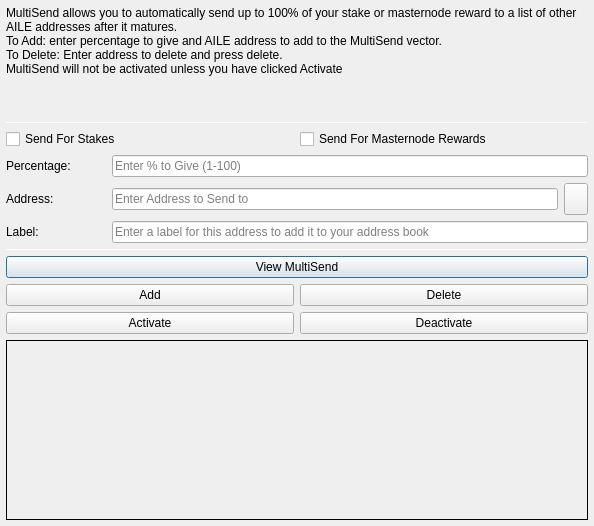
<?xml version="1.0" encoding="UTF-8"?>
<ui version="4.0">
 <class>MultiSendDialog</class>
 <widget class="QDialog" name="MultiSendDialog">
  <property name="windowModality">
   <enum>Qt::NonModal</enum>
  </property>
  <property name="geometry">
   <rect>
    <x>0</x>
    <y>0</y>
    <width>594</width>
    <height>526</height>
   </rect>
  </property>
  <property name="windowTitle">
   <string>MultiSend</string>
  </property>
  <layout class="QVBoxLayout" name="verticalLayout" stretch="0">
   <property name="leftMargin">
    <number>6</number>
   </property>
   <property name="topMargin">
    <number>6</number>
   </property>
   <property name="rightMargin">
    <number>6</number>
   </property>
   <property name="bottomMargin">
    <number>6</number>
   </property>
   <item>
    <layout class="QVBoxLayout" name="verticalLayout_Main" stretch="1,1,1,0,1,1,1">
     <item>
      <widget class="QLabel" name="label_2">
       <property name="lineWidth">
        <number>1</number>
       </property>
       <property name="text">
        <string>MultiSend allows you to automatically send up to 100% of your stake or masternode reward to a list of other AILE addresses after it matures.
To Add: enter percentage to give and AILE address to add to the MultiSend vector.
To Delete: Enter address to delete and press delete.
MultiSend will not be activated unless you have clicked Activate</string>
       </property>
       <property name="alignment">
        <set>Qt::AlignLeading|Qt::AlignLeft|Qt::AlignTop</set>
       </property>
       <property name="wordWrap">
        <bool>true</bool>
       </property>
      </widget>
     </item>
     <item>
      <widget class="Line" name="line">
       <property name="minimumSize">
        <size>
         <width>0</width>
         <height>1</height>
        </size>
       </property>
       <property name="maximumSize">
        <size>
         <width>16777215</width>
         <height>1</height>
        </size>
       </property>
       <property name="orientation">
        <enum>Qt::Horizontal</enum>
       </property>
      </widget>
     </item>
     <item>
      <layout class="QVBoxLayout" name="verticalLayout_Settings">
       <item>
        <layout class="QHBoxLayout" name="horizontalLayout">
         <item>
          <widget class="QCheckBox" name="multiSendStakeCheckBox">
           <property name="text">
            <string>Send For Stakes</string>
           </property>
          </widget>
         </item>
         <item>
          <widget class="QCheckBox" name="multiSendMasternodeCheckBox">
           <property name="text">
            <string>Send For Masternode Rewards</string>
           </property>
          </widget>
         </item>
        </layout>
       </item>
       <item>
        <layout class="QHBoxLayout" name="horizontalLayout_6">
         <item>
          <widget class="QLabel" name="label">
           <property name="minimumSize">
            <size>
             <width>100</width>
             <height>0</height>
            </size>
           </property>
           <property name="toolTip">
            <string>Percentage of stake to send</string>
           </property>
           <property name="text">
            <string>Percentage:</string>
           </property>
          </widget>
         </item>
         <item>
          <widget class="QLineEdit" name="multiSendPercentEdit">
           <property name="toolTip">
            <string>Enter whole numbers 1 - 100</string>
           </property>
           <property name="placeholderText">
            <string>Enter % to Give (1-100)</string>
           </property>
          </widget>
         </item>
        </layout>
       </item>
       <item>
        <layout class="QHBoxLayout" name="horizontalLayout_7">
         <item>
          <widget class="QLabel" name="label_5">
           <property name="minimumSize">
            <size>
             <width>100</width>
             <height>0</height>
            </size>
           </property>
           <property name="toolTip">
            <string>Address to send portion of stake to</string>
           </property>
           <property name="text">
            <string>Address:</string>
           </property>
          </widget>
         </item>
         <item>
          <widget class="QLineEdit" name="multiSendAddressEdit">
           <property name="toolTip">
            <string/>
           </property>
           <property name="placeholderText">
            <string>Enter Address to Send to</string>
           </property>
          </widget>
         </item>
         <item>
          <widget class="QToolButton" name="addressBookButton">
           <property name="maximumSize">
            <size>
             <width>16777215</width>
             <height>32</height>
            </size>
           </property>
           <property name="toolTip">
            <string>Choose an address from the address book</string>
           </property>
           <property name="text">
            <string/>
           </property>
           <property name="icon">
            <iconset resource="../ailecoin.qrc">
             <normaloff>:/icons/address-book</normaloff>:/icons/address-book</iconset>
           </property>
           <property name="shortcut">
            <string>Alt+A</string>
           </property>
          </widget>
         </item>
        </layout>
       </item>
      </layout>
     </item>
     <item>
      <layout class="QHBoxLayout" name="horizontalLayout_3">
       <item>
        <widget class="QLabel" name="label_3">
         <property name="minimumSize">
          <size>
           <width>100</width>
           <height>0</height>
          </size>
         </property>
         <property name="text">
          <string>Label:</string>
         </property>
        </widget>
       </item>
       <item>
        <widget class="QLineEdit" name="labelAddressLabelEdit">
         <property name="placeholderText">
          <string>Enter a label for this address to add it to your address book</string>
         </property>
        </widget>
       </item>
      </layout>
     </item>
     <item>
      <widget class="Line" name="line_2">
       <property name="minimumSize">
        <size>
         <width>0</width>
         <height>1</height>
        </size>
       </property>
       <property name="maximumSize">
        <size>
         <width>16777215</width>
         <height>1</height>
        </size>
       </property>
       <property name="orientation">
        <enum>Qt::Horizontal</enum>
       </property>
      </widget>
     </item>
     <item>
      <layout class="QVBoxLayout" name="verticalLayout_Buttons">
       <item>
        <layout class="QHBoxLayout" name="horizontalLayout_4">
         <item>
          <widget class="QPushButton" name="viewButton">
           <property name="toolTip">
            <string/>
           </property>
           <property name="statusTip">
            <string>View MultiSend Vector</string>
           </property>
           <property name="text">
            <string>View MultiSend</string>
           </property>
          </widget>
         </item>
        </layout>
       </item>
       <item>
        <layout class="QHBoxLayout" name="horizontalLayout_2">
         <item>
          <widget class="QPushButton" name="addButton">
           <property name="toolTip">
            <string/>
           </property>
           <property name="statusTip">
            <string>Add to MultiSend Vector</string>
           </property>
           <property name="text">
            <string>Add</string>
           </property>
          </widget>
         </item>
         <item>
          <widget class="QPushButton" name="deleteButton">
           <property name="toolTip">
            <string/>
           </property>
           <property name="statusTip">
            <string>Delete Address From MultiSend Vector</string>
           </property>
           <property name="text">
            <string>Delete</string>
           </property>
          </widget>
         </item>
        </layout>
       </item>
       <item>
        <layout class="QHBoxLayout" name="horizontalLayout_5">
         <item>
          <widget class="QPushButton" name="activateButton">
           <property name="statusTip">
            <string>Activate MultiSend</string>
           </property>
           <property name="text">
            <string>Activate</string>
           </property>
          </widget>
         </item>
         <item>
          <widget class="QPushButton" name="disableButton">
           <property name="statusTip">
            <string>Deactivate MultiSend</string>
           </property>
           <property name="text">
            <string>Deactivate</string>
           </property>
          </widget>
         </item>
        </layout>
       </item>
      </layout>
     </item>
     <item>
      <widget class="QLabel" name="message">
       <property name="minimumSize">
        <size>
         <width>0</width>
         <height>180</height>
        </size>
       </property>
       <property name="frameShape">
        <enum>QFrame::Panel</enum>
       </property>
       <property name="frameShadow">
        <enum>QFrame::Plain</enum>
       </property>
       <property name="lineWidth">
        <number>1</number>
       </property>
       <property name="midLineWidth">
        <number>1</number>
       </property>
       <property name="text">
        <string/>
       </property>
       <property name="alignment">
        <set>Qt::AlignLeading|Qt::AlignLeft|Qt::AlignTop</set>
       </property>
       <property name="wordWrap">
        <bool>true</bool>
       </property>
      </widget>
     </item>
    </layout>
   </item>
  </layout>
 </widget>
 <resources>
  <include location="../ailecoin.qrc"/>
 </resources>
 <connections/>
</ui>
